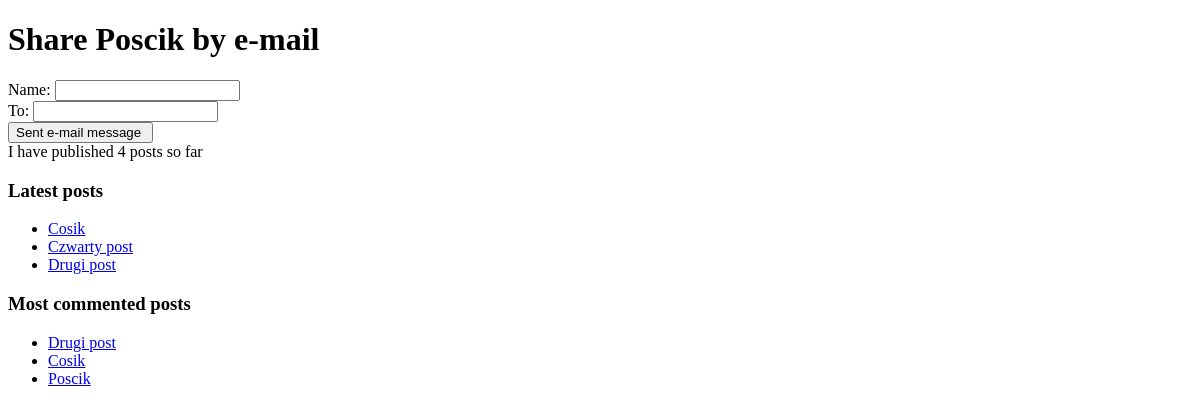
Page /1/share/ on the earlier database version.
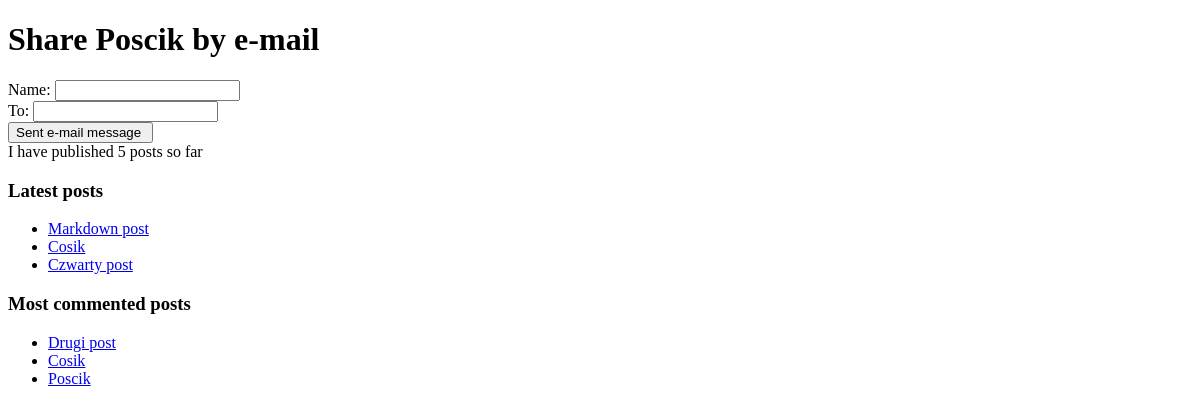
Same page on the later database version.
### djangoblog/models.py (models this page shows, shortened)
class Post(models.Model):
    class Status(models.TextChoices):
        DRAFT = 'DF', "Draft"
        PUBLISHED = 'PB', "Published"
    author = models.ForeignKey(User, on_delete=models.CASCADE, related_name='blog_posts')
    title = models.CharField(max_length=200)
    content = models.TextField()
    created_date = models.DateTimeField(auto_now_add=True)
    slug = models.SlugField(unique=True)
    status = models.CharField(max_length=10, choices=Status.choices, default=Status.DRAFT)
    tags = TaggableManager()
    objects = models.Manager()
    published = PublishedManager()
    def get_absolute_url(self):
        return reverse('post_detail', kwargs={'slug': self.slug})

### djangoblog/views.py (the view)
# urls.py: path("<int:id>/share/", post_share, name="post_share"),
def post_share(request,id):
    post = get_object_or_404(Post, id=id, status = Post.Status.PUBLISHED)
    sent = False
    if request.method == 'POST':
        form = EmailPostForm(request.POST)
        if form.is_valid():
            cd = form.cleaned_data
            post_url = request.build_absolute_uri(post.get_absolute_url())
            subject = f"{cd['name']} recommends you {post.title}"
            message = f"Read {post.title} url: {post_url}"
            send_mail(subject, message, EMAIL_HOST_USER, [cd['to']])
            sent = True
    else:
        form = EmailPostForm()
    return render(request, 'share.html', {'post': post, 'form': form, 'sent': sent})

### djangoblog/forms.py
class EmailPostForm(forms.Form):
    name = forms.CharField(max_length=50)
    to = forms.EmailField()

### djangoblog/templatetags/blog_tags.py (called while the page is built)
@register.simple_tag
def total_posts():
    return Post.objects.filter(status = Post.Status.PUBLISHED).count()

@register.inclusion_tag('post_enumerating_template.html')
def show_latest_posts(count=5):
    latest_posts = Post.objects.filter(status = Post.Status.PUBLISHED).order_by('-created_date')[:count]
    return {'posts':latest_posts}

@register.inclusion_tag('post_enumerating_template.html')
def show_most_commented_posts(count=5):
    most_commented_posts = Post.objects.filter(status = Post.Status.PUBLISHED).annotate(total_comments=Count('comments')).order_by('-total_comments')[:count]
    return {'posts':most_commented_posts}

### templates/share.html (shortened to what this page needs)
{% extends 'navbar.html' %}
{% block content %}
    {% if sent %}
        <h1>Email has been sent successfully</h1>
        <p>You sent {{ post.title }} to {{ form.cleaned_data.to }}</p>
    {% else %}
        <h1>Share {{ post.title }} by e-mail</h1>
        <form method="POST">
            {{ form }}
            <input type = "submit" value = "Sent e-mail message ">
        </form>
    {% endif %}
{% endblock %}

### templates/post_enumerating_template.html
<ul>
    {% for post in posts %}
        <li>
            <a href="{{ post.get_absolute_url }}">{{ post.title }}</a>
        </li>
    {% endfor %}
</ul>

Differences in the rows shown:
no longer on one of the page's lists (row unchanged): Post: title "Drugi post"
added Post: title "Markdown post"
Other differences:
text no longer shown: "4"
text now shown: "5"
